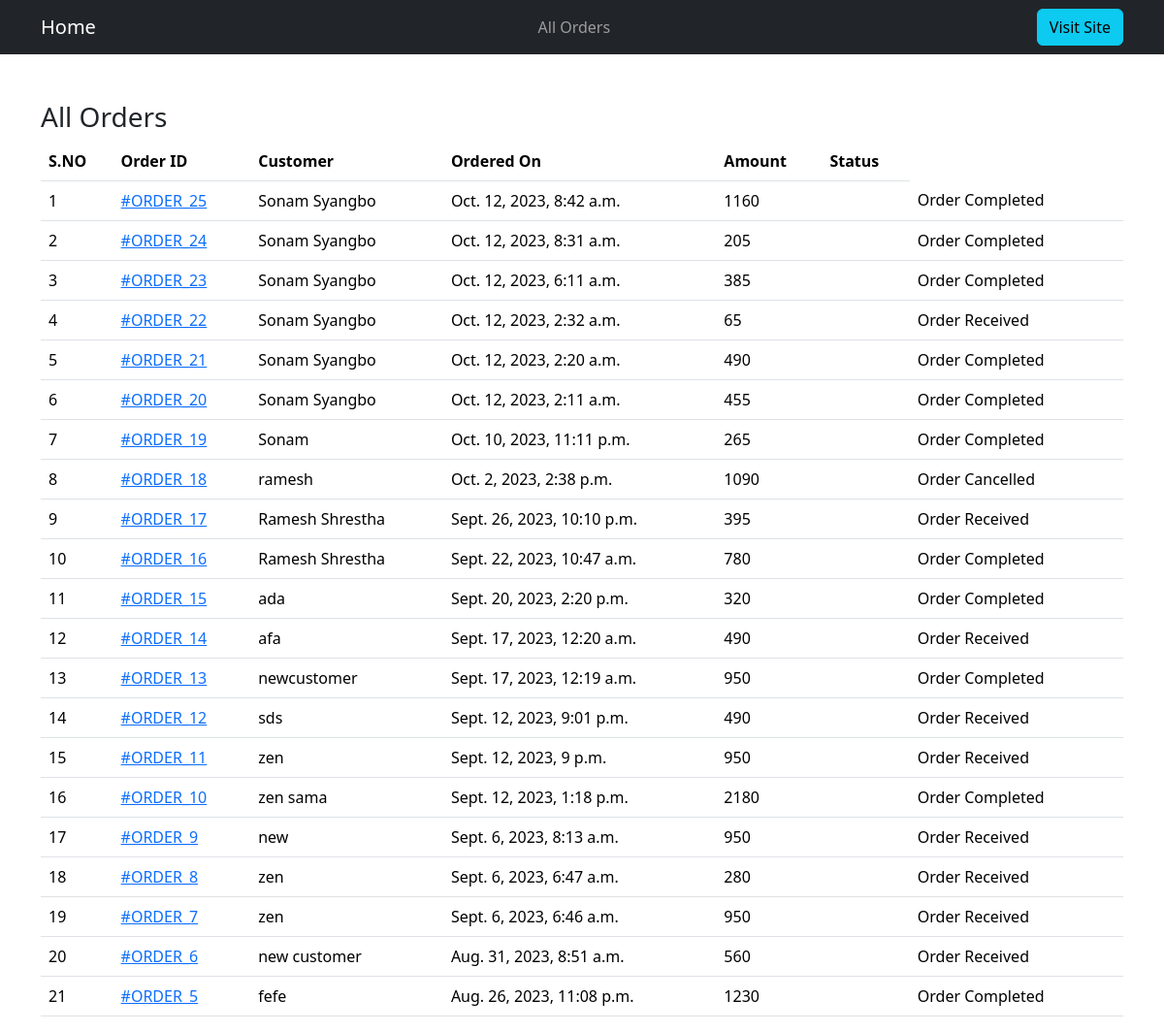
Page /admin-all-orders/ on the earlier database version.
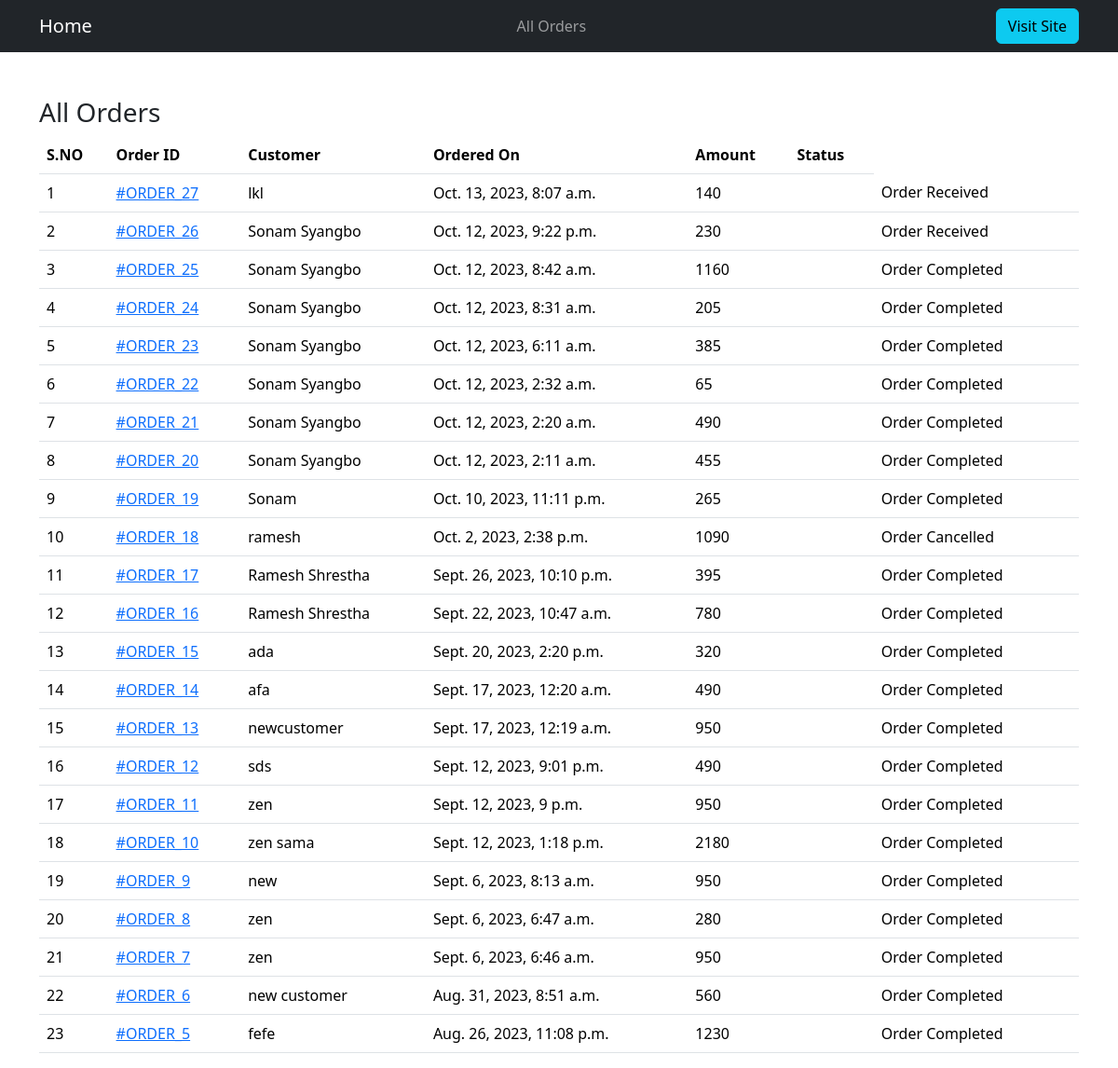
Same page on the later database version.
### ecomapp/models.py (models this page shows, shortened)
class Order(models.Model):
    cart = models.OneToOneField(Cart, on_delete=models.CASCADE)
    ordered_by = models.CharField(max_length=200)
    shipping_address = models.CharField(max_length=200)
    mobile = models.CharField(max_length=10)
    email = models.EmailField()
    subtotal = models.PositiveIntegerField()
    discount = models.PositiveIntegerField()
    total = models.PositiveIntegerField()
    order_status = models.CharField(max_length=50, choices=ORDER_STATUS)
    created_at = models.DateTimeField(auto_now_add=True)
    payment_method = models.CharField(max_length=20, choices=METHOD, default="Cash On Delivery")  # Corrected line
    payment_completed = models.BooleanField(default=False, null=True, blank=True)

### ecomapp/views.py (the view)
# urls.py: path("admin-all-orders/",AdminOrderListView.as_view(),name="adminorderlist"),
class AdminOrderListView(ListView):
    template_name = "adminpages/adminorderlist.html"
    queryset = Order.objects.all().order_by("-id")
    context_object_name = "allorders"

### templates/adminpages/adminorderlist.html (shortened to what this page needs)
{% extends 'adminpages/adminbase.html' %}
{% block content %}
<div class="container">
    <div class="row">
        <div class="col-md-12">
            <h3>All Orders</h3>
            <table class="table">
                <thead>
                    <tr>
                        <th>S.NO</th>
                        <th>Order ID</th>
                        <th>Customer</th>
                        <th>Ordered On</th>
                        <th>Amount</th>
                        <th>Status</th>
                    </tr>
                </thead>
                <tbody>
                    {% for order in allorders %}
                    <tr>
                        <td>{{forloop.counter}}</td>
                        <td><a href="{% url 'ecomapp:adminorderdetail' order.id %}">#ORDER_{{order.id}}</a></td>
                        <td>{{order.ordered_by}}</td>
                        <td>{{order.created_at}}</td>
                        <td>{{order.total}}<td>
                        <td>{{order.order_status}}<td>
                    </tr>
                    {% endfor %}
                </tbody>
            </table>
        </div>
    </div>
</div>
{% endblock content %}

Differences in the rows shown:
added Order: id "27", ordered_by "lkl", created_at "Oct. 13, 2023, 8:07 a.m.", total "140", order_status "Order Received"
added Order: id "26", ordered_by "Sonam Syangbo", created_at "Oct. 12, 2023, 9:22 p.m.", total "230", order_status "Order Received"
changed Order "Oct. 12, 2023, 2:32 a.m.": order_status "Order Received" → "Order Completed"
changed Order "Sept. 26, 2023, 10:10 p.m.": order_status "Order Received" → "Order Completed"
changed Order "afa": order_status "Order Received" → "Order Completed"
changed Order "sds": order_status "Order Received" → "Order Completed"
changed Order "Sept. 12, 2023, 9 p.m.": order_status "Order Received" → "Order Completed"
changed Order "new": order_status "Order Received" → "Order Completed"
changed Order "Sept. 6, 2023, 6:47 a.m.": order_status "Order Received" → "Order Completed"
changed Order "Sept. 6, 2023, 6:46 a.m.": order_status "Order Received" → "Order Completed"
changed Order "new customer": order_status "Order Received" → "Order Completed"
